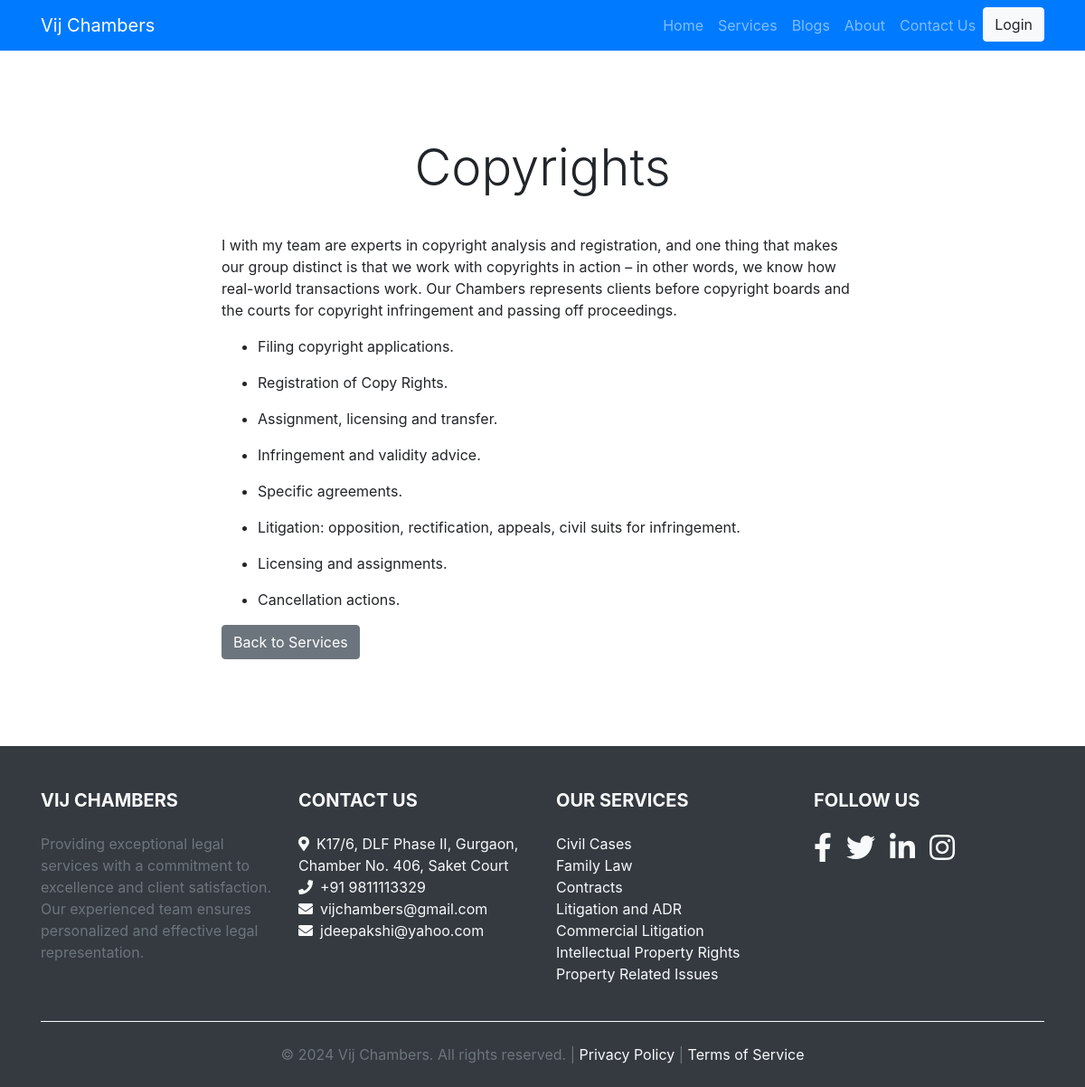
The app's page /services/copyrights/ with its own data.
### main/models.py (models this page shows, shortened)
class Service(models.Model):
    title = models.CharField(max_length=200)
    description = RichTextField()  # Use RichTextField instead of TextField
    detailed_description = RichTextField()  # Use RichTextField instead of TextField
    slug = models.SlugField(unique=True)

### main/views.py (the view)
# urls.py: path('services/<slug:slug>/', views.service_detail, name='service_detail'),
def service_detail(request, slug):
    service = get_object_or_404(Service, slug=slug)
    return render(request, 'service_detail.html', {'service': service})

### main/templates/service_detail.html (shortened to what this page needs)
 {% extends 'base.html' %}
{% block content %}
    <div class="container my-5 py-5">
        <h2 class="text-center mb-4 display-4">{{ service.title }}</h2>
        <div class="row">
            <div class="col-md-8 mx-auto">
                <p class="lead">{{ service.detailed_description|safe }}</p>
                <a href="{% url 'services' %}" class="btn btn-secondary">Back to Services</a>
            </div>
        </div>
    </div>
{% endblock %}

### records on screen
Service: title "Copyrights", detailed_description "I with my team are experts in copyright analysis and registration, and one thing that makes our group distinct is that we work with copyrights in action – in other words, we know how real-world transactions work. Our Chambers represents clients before copyright boards and the courts for copyright infringement and passing off proceedings. Filing copyright applications. Registration of Copy Rights. Assignment, licensing and transfer. Infringement and validity advice. Specific agreements. Litigation: opposition, rectification, appeals, civil suits for infringement. Licensing and assignments. Cancellation actions."
